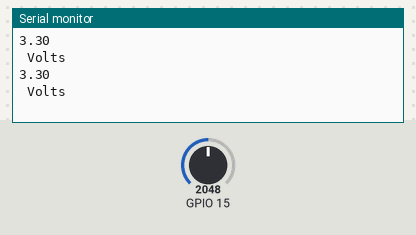
Simulated run of this sketch. Board: ESP32. Parts: the last lines printed to the serial monitor. The test bench sets the inputs (shaded band); at power-on: GPIO 15 = 2048 (analog values on the 0–4095 scale).

Above: at 1.8 s.
1.9 s: GPIO 15 set to 2866
At 2.8 s:
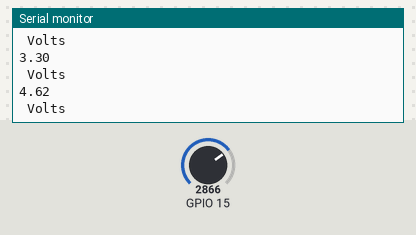
3.4 s: GPIO 15 set to 3603
At 4.3 s:
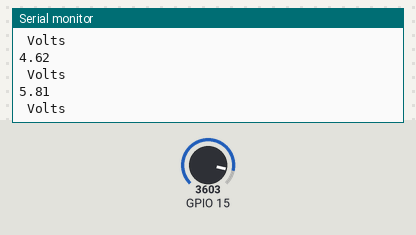
Timing chart, 0 to 6.4 s (numbered marks = the images above; inputs shaded):
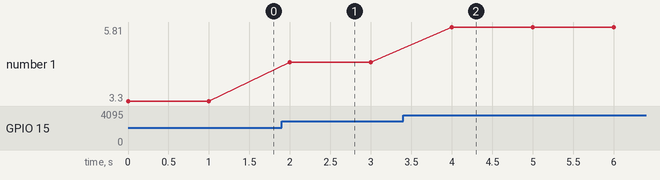

The sketch:

AnalogRead.ino
```cpp
void setup() {
  // initialize serial communication at 115200 bits per second:
  Serial.begin(115200);

  //set the resolution to 12 bits (0-4095)
  analogReadResolution(12);

  pinMode(A13, INPUT);
}

void loop() {
  // read the analog / millivolts value for pin 2:
  int analogValue = analogRead(A13);
  //Serial.print("raw ");
  //Serial.print(analogValue);

  float voltage = (analogValue / 4095.0) * 3.3 * 2;


  // print out the values you read:
  //Serial.printf("ADC analog value = %f, %d", voltage, analogValue);  // voltage is the wanted value.
  //Serial.println(voltage);
  Serial.println(voltage);
  Serial.print(" Volts");
  Serial.println(" ");

  delay(1000);  // delay in between reads for clear read from serial
}
```

Measured:
- after the input at 1.9 s, the serial monitor: prints a new line after 0.10 s (image 1)
- after the input at 3.4 s, the serial monitor: prints a new line after 0.60 s (image 2)
- plotted number 1: 3.3 → 4.62 after the input at 1.9 s, 4.62 → 5.81 after the input at 3.4 s
